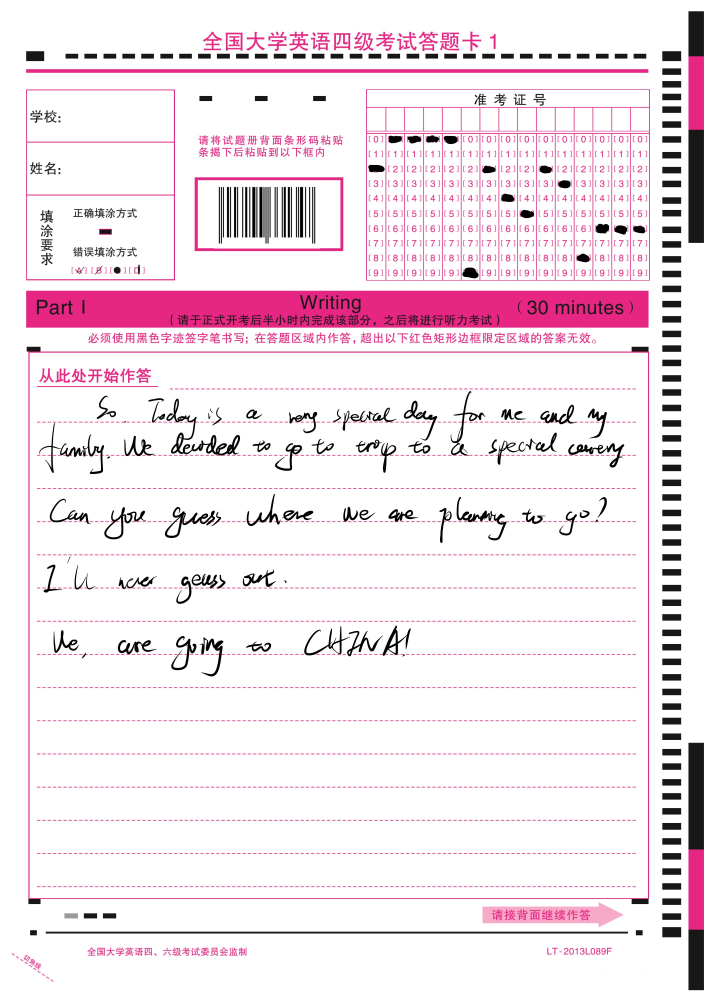
#> input picture card1/2/1.jpg, 2880 x 4006 px (shown at 1/4 size)
$ python main.py
#> lines starting #> are read from the running program, lines starting #| are printed output that depends on the picture
import cv2
import numpy as np
from pyzbar import pyzbar

import extraction

#该代码仅针对全国大学英语四级答题卡page
class AnswerSheeteRcognizer(object):
    def __init__(self, page1Path=None, page2Path=None,page3Path=None, page4Path=None):
        self._page1Path = page1Path
        self._page2Path = page2Path
        self._page3Path = page3Path
        self._page4Path = page4Path
        self._imgPage1 = None
        self._imgPage2 = None
        self._imgPage3 = None
        self._imgPage4 = None
        #第一页区块坐标，只需要提取，不需要识别（学号和条形码待完成）
        self._page1BarCodept1 = (0.26938, 0.17563)
        self._page1BarCodept2 = (0.47805, 0.25151)
        self._imgPage1BarCode = None
        self._page1BarCodeInfo = None

        self._page1IDpt1 = (0.50416, 0.086826)
        self._page1IDpt2 = (0.90616, 0.283437)
        self._imgPage1ID = None

        self._page1Articalpt1 = (0.04444, 0.35429)
        self._page1Articalpt2 = (0.89861, 0.89520)
        self._imgPage1Artical = None

        #第二页区块坐标
        self._page2Articalpt1 = (0.09722, 0.12674)
        self._page2Articalpt2 = (0.95277, 0.47504)
        self._imgPage2Artical = None

        self._page2Choicept1 = (0.12083, 0.59680)
        self._page2Choicept2 = (0.87777, 0.83632)
        self._imgPage2Choice = None

        #第三页区块坐标
        self._page3IDpt1 = (0.5000, 0.13772)
        self._page3IDpt2 = (0.8986, 0.28742)
        self._imgPage3ID = None

        self._page3Choicept1 = (0.11388, 0.34331)
        self._page3Choicept2 = (0.85138, 0.89121)
        self._imgPage3Choice = None

        #第四页分块数据
        self._page4Transpt1 = (0.09861, 0.16167)
        self._page4Transpt2 = (0.96555, 0.90019)
        self._imgPage4Trans = None

        #规定大小
        self._imgSize = (2880, 4000)
        #客观题答案
        self._objAnswers = []  # 客观题答案
        self._objChoice = []  # 客观题选项
        self._objGrade = []  # 客观题评分
        self._objRect = []  # 客观题矩形框
        #读取图片
        self.readImg()
        #提取区块
        self.extract_page1()
        self.extract_page2()
        self.extract_page3()
        self.extract_page4()


    #读取图片
    def readImg(self):
        if self._page1Path is not None:
            self._imgPage1 = cv2.imread(self._page1Path)
#> self._imgPage1 is the input picture: shape (4006, 2880, 3); mean B, G, R 236.1, 230.1, 242.3
            self._imgPage1 = cv2.resize(self._imgPage1, self._imgSize)
#> self._imgPage1: shape (4000, 2880, 3)
        if self._page2Path is not None:
            self._imgPage2 = cv2.imread(self._page2Path)
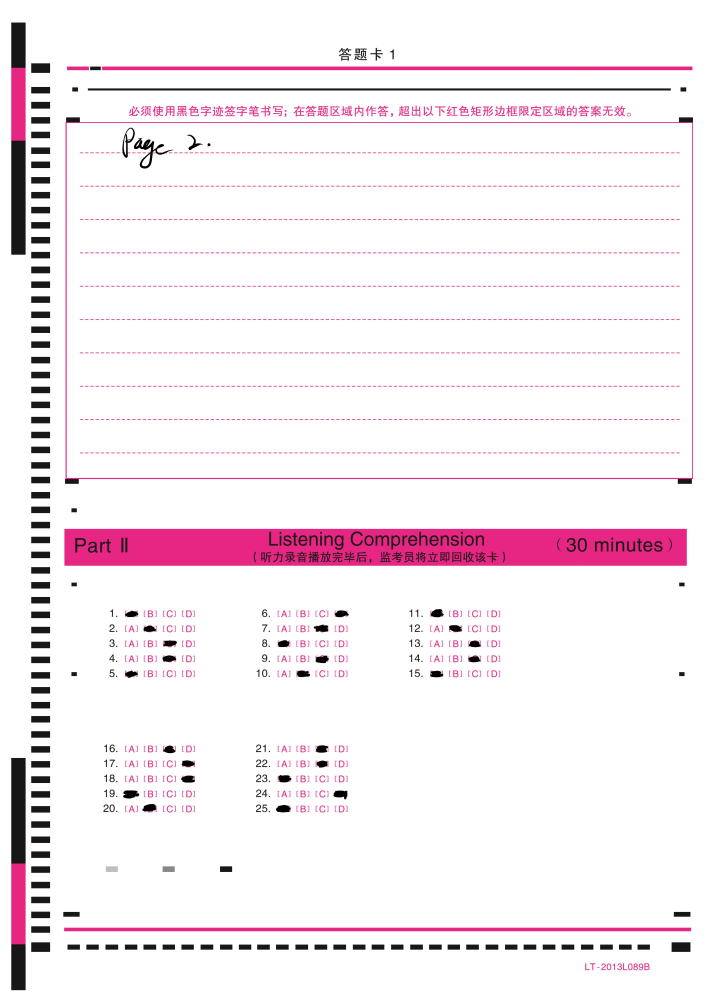
#> input picture card1/2/2.jpg, 2880 x 4006 px (shown at 1/4 size)
#> self._imgPage2 is the input picture: shape (4006, 2880, 3); mean B, G, R 241.8, 237.2, 246.6
            self._imgPage2 = cv2.resize(self._imgPage2, self._imgSize)
#> self._imgPage2: shape (4000, 2880, 3)
        if self._page3Path is not None:
            self._imgPage3 = cv2.imread(self._page3Path)
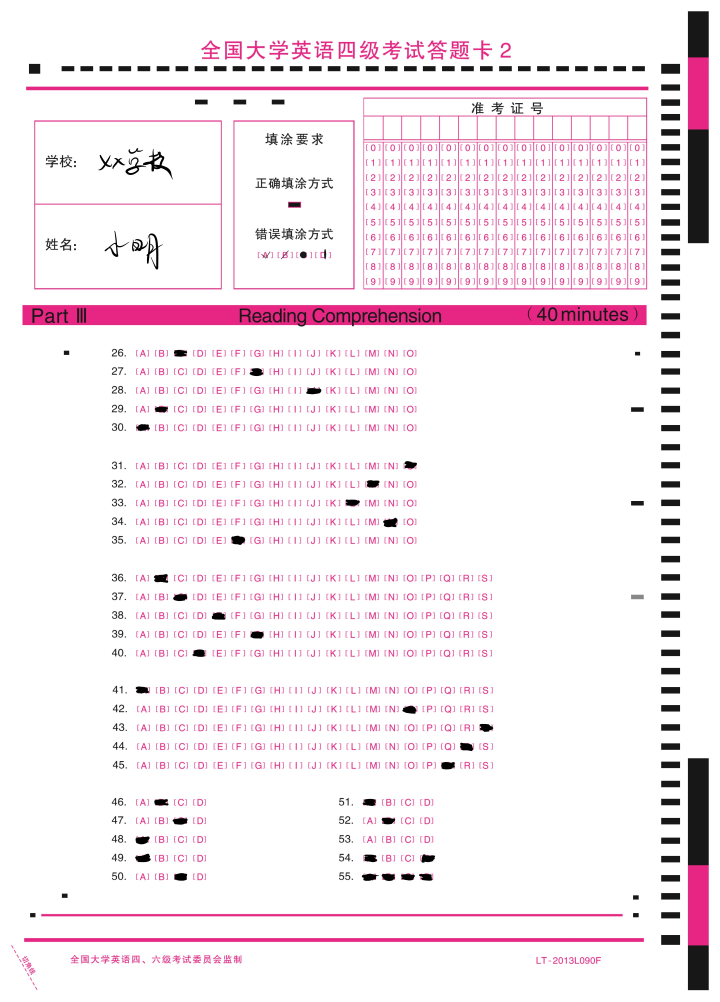
#> input picture card1/2/3.jpg, 2880 x 4006 px (shown at 1/4 size)
#> self._imgPage3 is the input picture: shape (4006, 2880, 3); mean B, G, R 240.7, 235.8, 245.7
            self._imgPage3 = cv2.resize(self._imgPage3, self._imgSize)
#> self._imgPage3: shape (4000, 2880, 3)
        if self._page4Path is not None:
            self._imgPage4 = cv2.imread(self._page4Path)
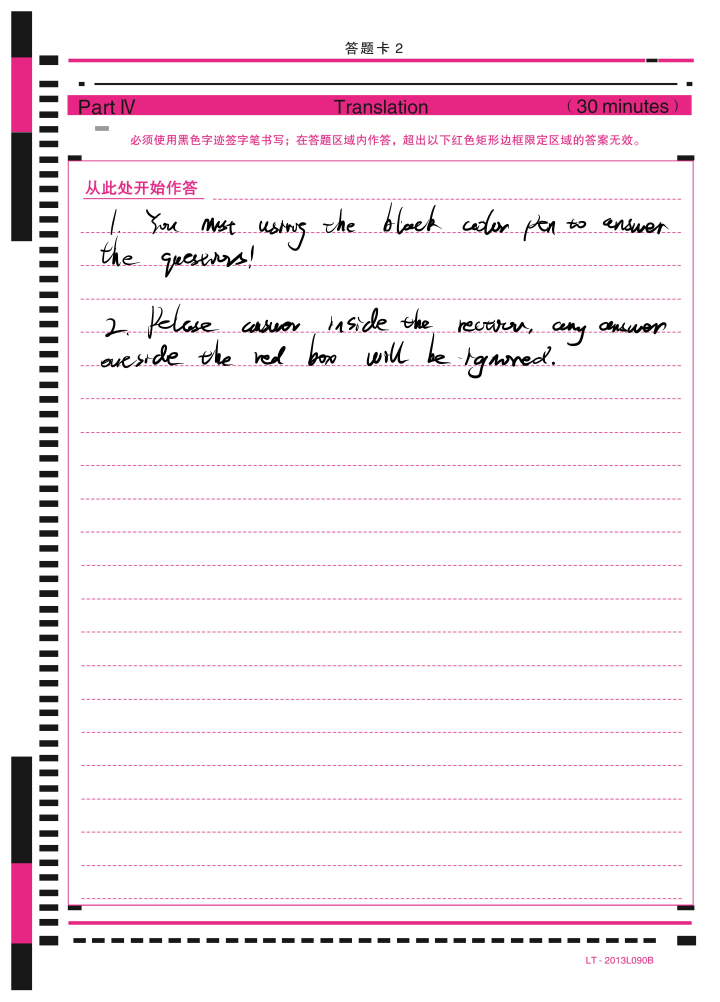
#> input picture card1/2/4.jpg, 2880 x 4006 px (shown at 1/4 size)
#> self._imgPage4 is the input picture: shape (4006, 2880, 3); mean B, G, R 241.1, 237.3, 245.1
            self._imgPage4 = cv2.resize(self._imgPage4, self._imgSize)
#> self._imgPage4: shape (4000, 2880, 3)

    #获得客观题答案
    @property
    def get_objective_anwsers(self):
        return self._objAnswers
    #设置客观题答案
    def set_objective_anwsers(self, ans):
        self._objAnswers = ans
    #新增客观题答案
    def add_objective_anster(self, ans):
        self._objAnswers.append(ans)
    #从txt文件设置答案
    def set_answer_from_txt(self, filePath):
        self._objAnswers = np.loadtxt(filePath, dtype=np.str_).reshape(-1,1)


    #处理第一页
    def extract_page1(self):
        idPt1 = (int(self._imgPage1.shape[1]*self._page1IDpt1[0]),
                 int(self._imgPage1.shape[0]*self._page1IDpt1[1]))
#> idPt1 = (1451, 347)

        idPt2 = (int(self._imgPage1.shape[1]*self._page1IDpt2[0]),
                 int(self._imgPage1.shape[0]*self._page1IDpt2[1]))
#> idPt2 = (2609, 1133)
        self._imgPage1ID = self._imgPage1[idPt1[1]:idPt2[1], idPt1[0]:idPt2[0]].copy()
        barcodePt1 = (int(self._imgPage1.shape[1]*self._page1BarCodept1[0]),
                      int(self._imgPage1.shape[0]*self._page1BarCodept1[1]))
#> barcodePt1 = (775, 702)
        barcodePt2 = (int(self._imgPage1.shape[1]*self._page1BarCodept2[0]),
                      int(self._imgPage1.shape[0]*self._page1BarCodept2[1]))
#> barcodePt2 = (1376, 1006)
        self._imgPage1BarCode = self._imgPage1[barcodePt1[1]:barcodePt2[1], barcodePt1[0]:barcodePt2[0]].copy()
#> (the call stopped at in extract_page1, `self._page1BarCodeInfo = pyzbar.decode(self._imgPage1BarCode, symbols=..`: pyzbar is not available in this run)

        # 条形码识别（EAN13）：文本，类型，矩形框，四顶点
        self._page1BarCodeInfo = pyzbar.decode(self._imgPage1BarCode, symbols=[pyzbar.ZBarSymbol.EAN13])[0]
        for point in self._page1BarCodeInfo[3]:
            cv2.circle(self._imgPage1BarCode, point, 10, (100,255,0), -1)

        articalPt1 = (int(self._imgPage1.shape[1]*self._page1Articalpt1[0]),
                      int(self._imgPage1.shape[0]*self._page1Articalpt1[1]))
        articalPt2 = (int(self._imgPage1.shape[1]*self._page1Articalpt2[0]),
                      int(self._imgPage1.shape[0]*self._page1Articalpt2[1]))
        self._imgPage1Artical = self._imgPage1[articalPt1[1]:articalPt2[1], articalPt1[0]:articalPt2[0]].copy()

    def extract_page2(self):
        articalPt1 = (int(self._imgPage2.shape[1]*self._page2Articalpt1[0]),
                      int(self._imgPage2.shape[0]*self._page2Articalpt1[1]))
#> articalPt1 = (279, 506)
        articalPt2 = (int(self._imgPage2.shape[1]*self._page2Articalpt2[0]),
                      int(self._imgPage2.shape[0]*self._page2Articalpt2[1]))
#> articalPt2 = (2743, 1900)

        self._imgPage2Artical = self._imgPage2[articalPt1[1]:articalPt2[1], articalPt1[0]:articalPt2[0]].copy()
        choicePt1 = (int(self._imgPage2.shape[1]*self._page2Choicept1[0]),
                     int(self._imgPage2.shape[0]*self._page2Choicept1[1]))
#> choicePt1 = (347, 2387)
        choicePt2 = (int(self._imgPage2.shape[1]*self._page2Choicept2[0]),
                     int(self._imgPage2.shape[0]*self._page2Choicept2[1]))
#> choicePt2 = (2527, 3345)
        self._imgPage2Choice = self._imgPage2[choicePt1[1]:choicePt2[1], choicePt1[0]:choicePt2[0]].copy()


    def extract_page3(self):
        idPt1 = (int(self._imgPage3.shape[1]*self._page3IDpt1[0]),
                 int(self._imgPage3.shape[0]*self._page3IDpt1[1]))

        idPt2 = (int(self._imgPage3.shape[1]*self._page3IDpt2[0]),
                 int(self._imgPage3.shape[0]*self._page3IDpt2[1]))
        self._imgPage3ID = self._imgPage3[idPt1[1]:idPt2[1], idPt1[0]:idPt2[0]].copy()
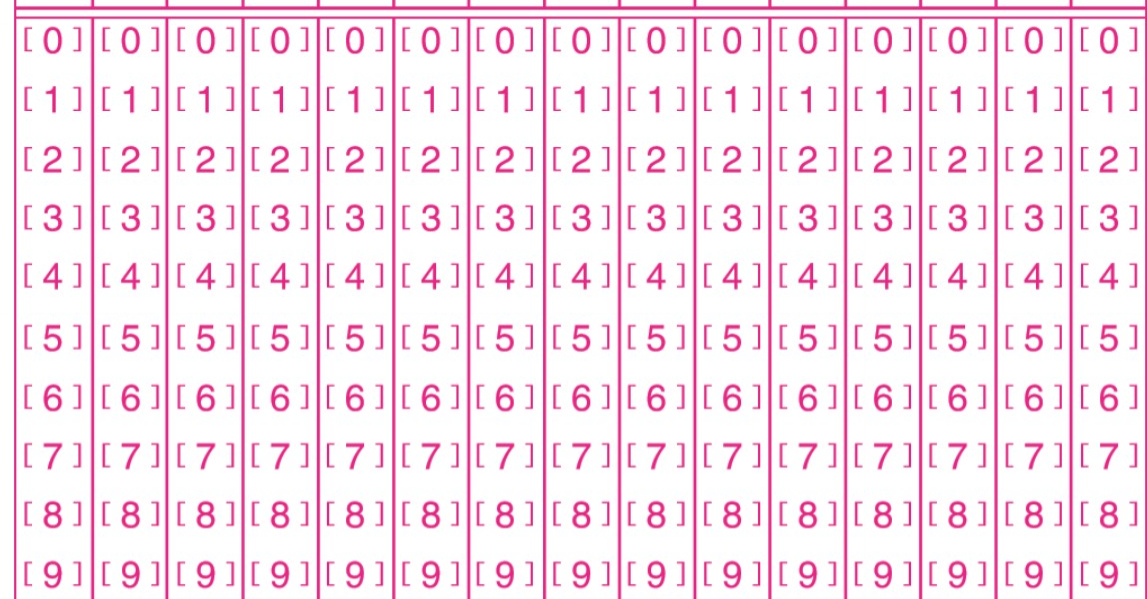
#> self._imgPage3ID: shape (599, 1147, 3); mean B, G, R 238.5, 227.4, 248.8
        choicePt1 = (int(self._imgPage3.shape[1]*self._page3Choicept1[0]),
                     int(self._imgPage3.shape[0]*self._page3Choicept1[1]))
        choicePt2 = (int(self._imgPage3.shape[1]*self._page3Choicept2[0]),
                     int(self._imgPage3.shape[0]*self._page3Choicept2[1]))
        self._imgPage3Choice = self._imgPage3[choicePt1[1]:choicePt2[1], choicePt1[0]:choicePt2[0]].copy()
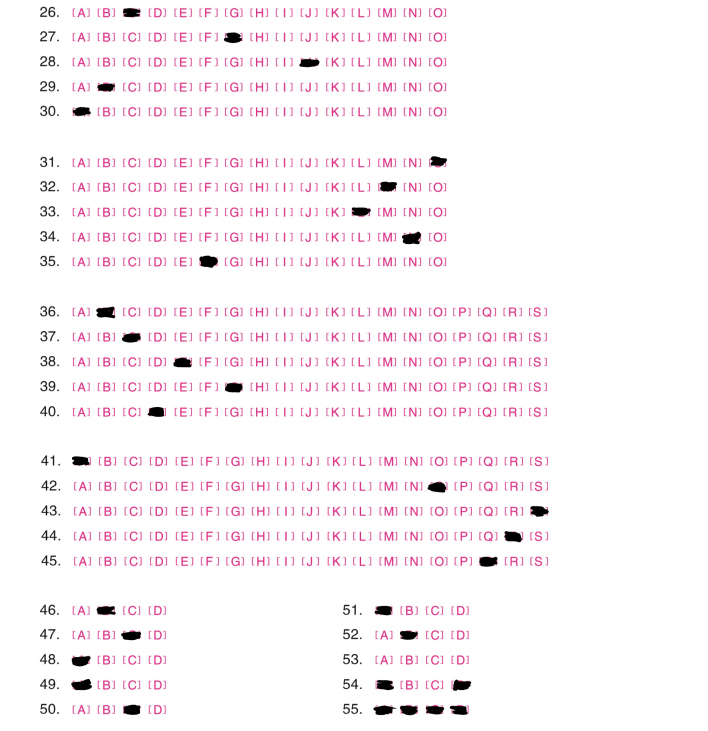
#> self._imgPage3Choice: shape (2191, 2124, 3) (shown at 1/3 size); mean B, G, R 248, 245.3, 250.5

    def extract_page4(self):

        transPt1 = (int(self._imgPage4.shape[1]*self._page4Transpt1[0]),
                    int(self._imgPage4.shape[0]*self._page4Transpt1[1]))
        tranPt2 = (int(self._imgPage4.shape[1]*self._page4Transpt2[0]),
                   int(self._imgPage4.shape[0]*self._page4Transpt2[1]))
        self._imgPage4Trans = self._imgPage4[transPt1[1]:tranPt2[1], transPt1[0]:tranPt2[0]].copy()
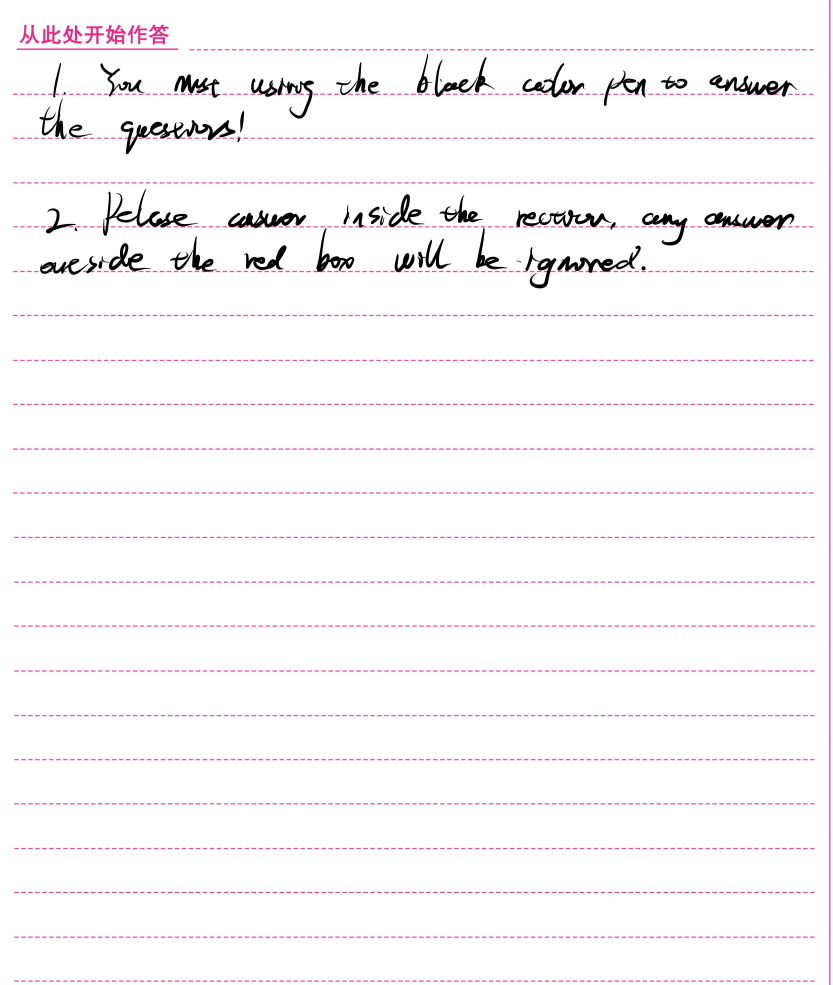
#> self._imgPage4Trans: shape (2954, 2497, 3) (shown at 1/3 size); mean B, G, R 248.9, 247.4, 250.2

    #判断区域1的选择题
    # [40 lines left out: function judgeChoice, not called in this run]


if __name__ == '__main__':
    # 用四张答题卡图片初始化识别器
    rec = AnswerSheeteRcognizer(r'./card1/2/1.jpg', r'./card1/2/2.jpg',
                                 r'./card1/2/3.jpg', r'./card1/2/4.jpg')
    # 设置标准答案
#> (the run stopped early here; a loop or call above may not have finished)
